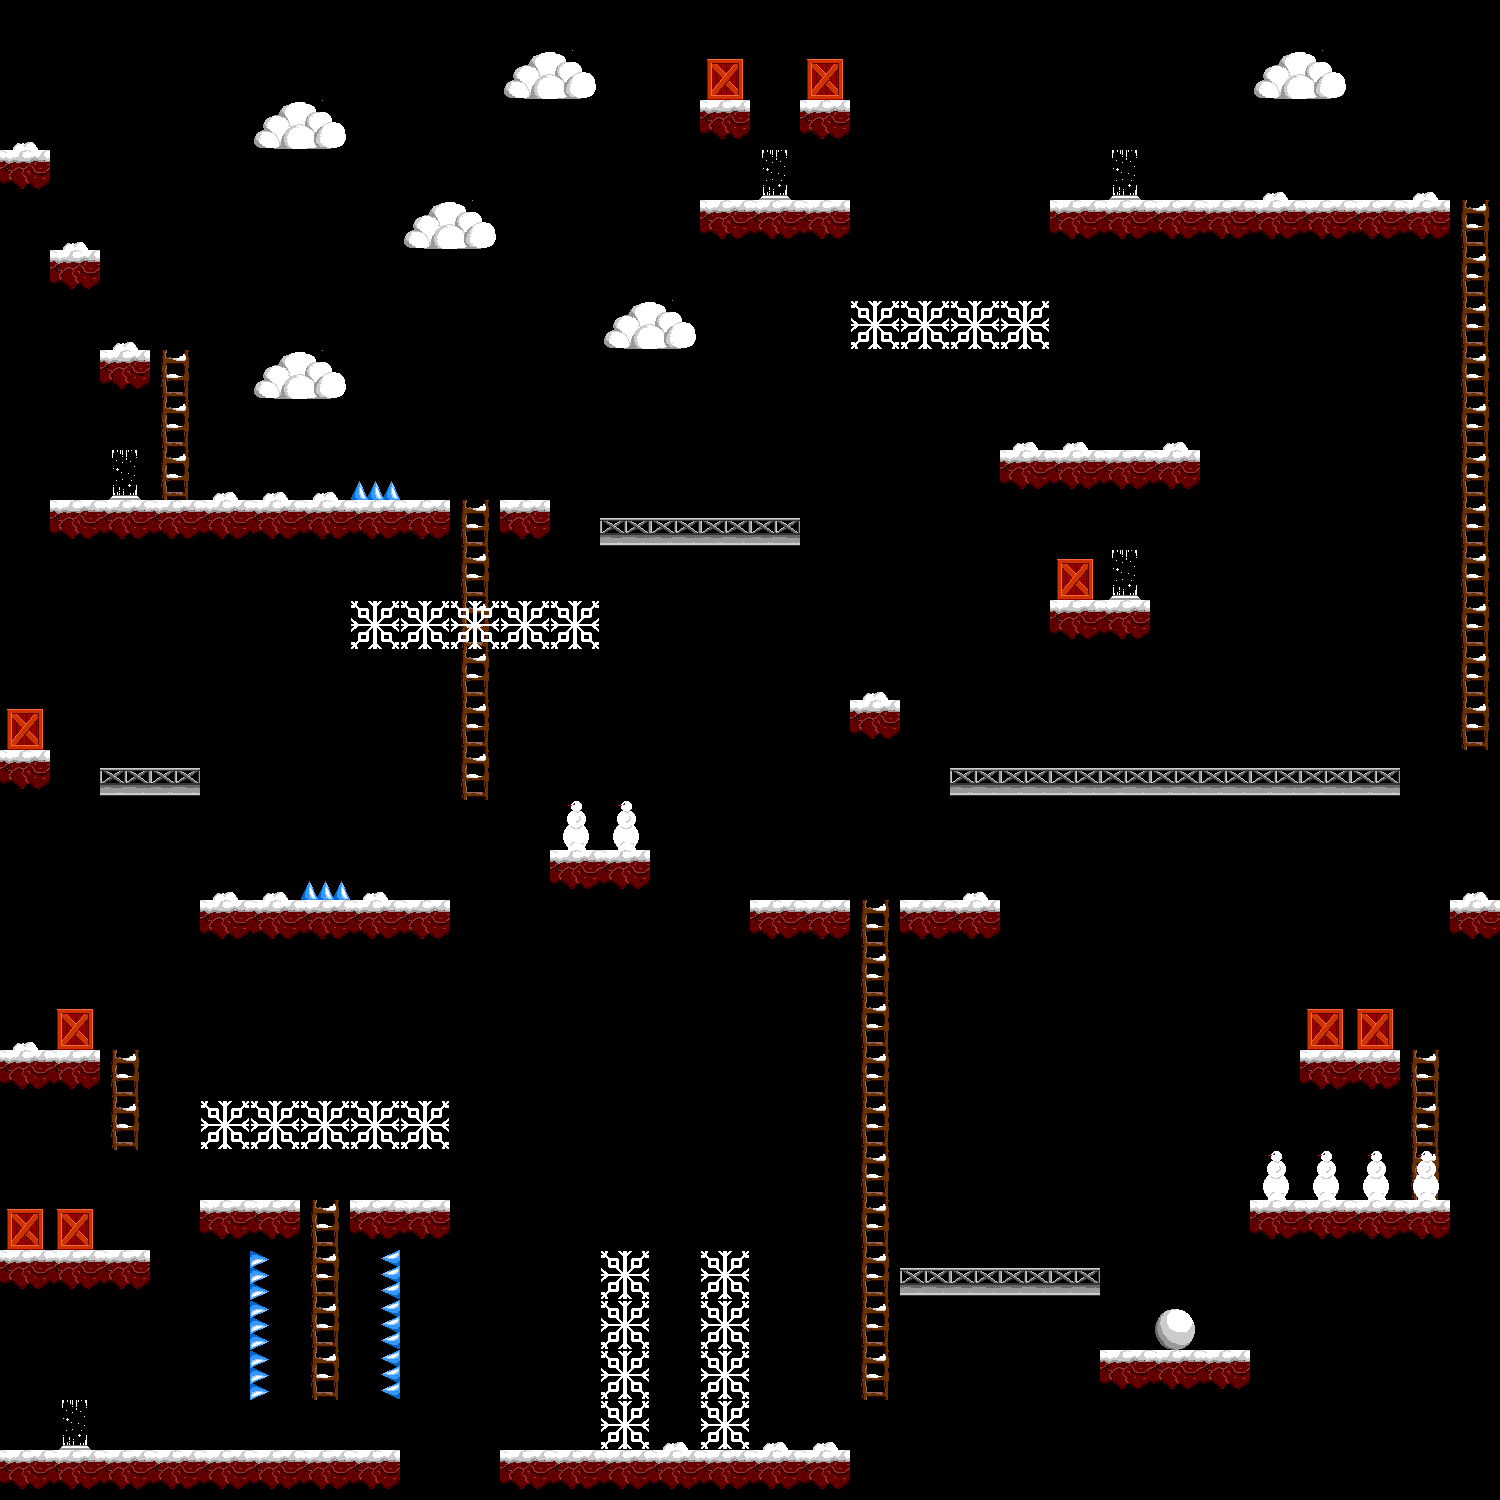

A 2D game scene composited from a Tiled map and its tileset images. What follows is a short description and the map's XML, with each tile layer's data collapsed to a summary:
An orthogonal 30x30 tile map with 50x50 px tiles, 2 tile layers (static, active).

<map version="1.0" orientation="orthogonal" width="30" height="30" tilewidth="50" tileheight="50">
 <tileset firstgid="1" name="t1" tilewidth="50" tileheight="50">
  <image source="tileset1.png" width="300" height="300" />
 </tileset>
 <layer name="static" width="30" height="30">
  <data>[900 cells, 137 non-empty, 7 distinct tile ids]</data>
 </layer>
 <layer name="active" width="30" height="30">
  <data>[900 cells, 83 non-empty, 7 distinct tile ids]</data>
 </layer>
</map>
